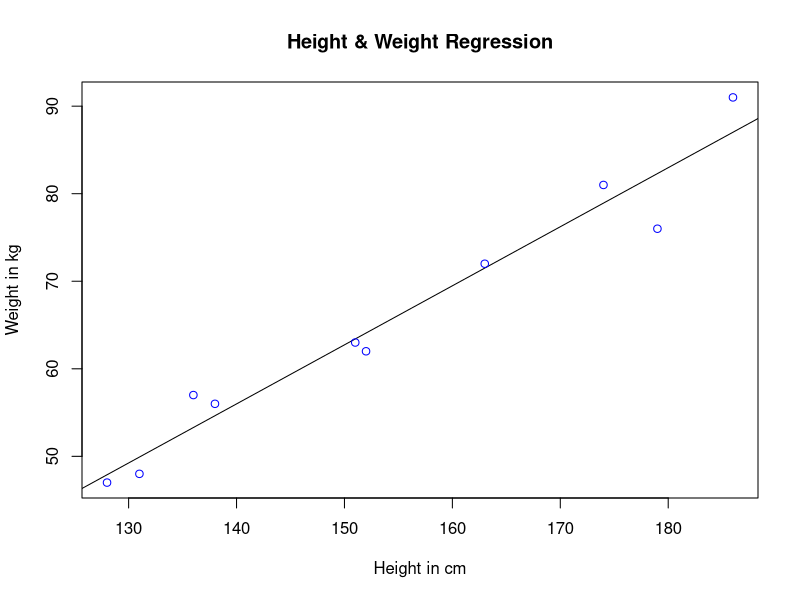

Source code (R):
#  For example people's weight (dependent variable) 
# might depend on their height (independent variable).

height <- c(151, 174, 138, 186, 128, 136, 179, 163, 152, 131)
weight <- c(63, 81, 56, 91, 47, 57, 76, 72, 62, 48)

sorted_x <- sort(height)
sorted_x

relation <- lm(weight~height)
relation
summary(relation)
print(relation) 
plot(height, weight, col="blue", 
     abline(lm(weight ~ height)),
      main = "Height & Weight Regression", xlab = "Height in cm", ylab = "Weight in kg")

x <- data.frame(height = 170)
predict_weight <- predict(relation, data = c(180))
predict_weight
dev.off()



